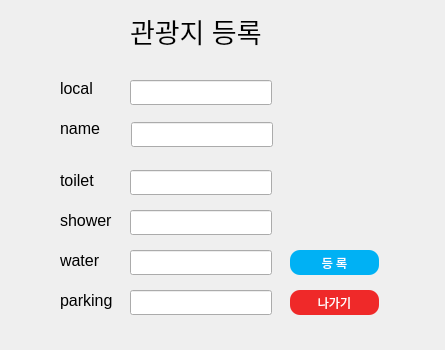
<?xml version="1.0" encoding="UTF-8"?>
<ui version="4.0">
 <class>add_beach</class>
 <widget class="QDialog" name="add_beach">
  <property name="geometry">
   <rect>
    <x>0</x>
    <y>0</y>
    <width>445</width>
    <height>350</height>
   </rect>
  </property>
  <property name="windowTitle">
   <string>Dialog</string>
  </property>
  <widget class="QLabel" name="label">
   <property name="geometry">
    <rect>
     <x>130</x>
     <y>10</y>
     <width>171</width>
     <height>41</height>
    </rect>
   </property>
   <property name="font">
    <font>
     <pointsize>20</pointsize>
    </font>
   </property>
   <property name="text">
    <string>관광지 등록</string>
   </property>
  </widget>
  <widget class="QLineEdit" name="local_input">
   <property name="geometry">
    <rect>
     <x>130</x>
     <y>80</y>
     <width>142</width>
     <height>25</height>
    </rect>
   </property>
  </widget>
  <widget class="QLineEdit" name="name_input">
   <property name="geometry">
    <rect>
     <x>131</x>
     <y>122</y>
     <width>142</width>
     <height>25</height>
    </rect>
   </property>
  </widget>
  <widget class="QLineEdit" name="toilet_input">
   <property name="geometry">
    <rect>
     <x>130</x>
     <y>170</y>
     <width>142</width>
     <height>25</height>
    </rect>
   </property>
  </widget>
  <widget class="QLineEdit" name="shower_input">
   <property name="geometry">
    <rect>
     <x>130</x>
     <y>210</y>
     <width>142</width>
     <height>25</height>
    </rect>
   </property>
  </widget>
  <widget class="QLineEdit" name="water_input">
   <property name="geometry">
    <rect>
     <x>130</x>
     <y>250</y>
     <width>142</width>
     <height>25</height>
    </rect>
   </property>
  </widget>
  <widget class="QLineEdit" name="parking_input">
   <property name="geometry">
    <rect>
     <x>130</x>
     <y>290</y>
     <width>142</width>
     <height>25</height>
    </rect>
   </property>
  </widget>
  <widget class="QLabel" name="local">
   <property name="geometry">
    <rect>
     <x>60</x>
     <y>80</y>
     <width>41</width>
     <height>17</height>
    </rect>
   </property>
   <property name="font">
    <font>
     <pointsize>12</pointsize>
    </font>
   </property>
   <property name="text">
    <string>local</string>
   </property>
  </widget>
  <widget class="QLabel" name="name">
   <property name="geometry">
    <rect>
     <x>60</x>
     <y>120</y>
     <width>41</width>
     <height>17</height>
    </rect>
   </property>
   <property name="font">
    <font>
     <pointsize>12</pointsize>
    </font>
   </property>
   <property name="text">
    <string>name</string>
   </property>
  </widget>
  <widget class="QLabel" name="toilet">
   <property name="geometry">
    <rect>
     <x>60</x>
     <y>170</y>
     <width>51</width>
     <height>20</height>
    </rect>
   </property>
   <property name="font">
    <font>
     <pointsize>12</pointsize>
    </font>
   </property>
   <property name="text">
    <string>toilet</string>
   </property>
  </widget>
  <widget class="QLabel" name="shower">
   <property name="geometry">
    <rect>
     <x>60</x>
     <y>210</y>
     <width>71</width>
     <height>20</height>
    </rect>
   </property>
   <property name="font">
    <font>
     <pointsize>12</pointsize>
    </font>
   </property>
   <property name="text">
    <string>shower</string>
   </property>
  </widget>
  <widget class="QLabel" name="water">
   <property name="geometry">
    <rect>
     <x>60</x>
     <y>250</y>
     <width>61</width>
     <height>20</height>
    </rect>
   </property>
   <property name="font">
    <font>
     <pointsize>12</pointsize>
    </font>
   </property>
   <property name="text">
    <string>water</string>
   </property>
  </widget>
  <widget class="QLabel" name="parking">
   <property name="geometry">
    <rect>
     <x>60</x>
     <y>290</y>
     <width>71</width>
     <height>20</height>
    </rect>
   </property>
   <property name="font">
    <font>
     <pointsize>12</pointsize>
    </font>
   </property>
   <property name="text">
    <string>parking</string>
   </property>
  </widget>
  <widget class="QPushButton" name="resist_btn">
   <property name="geometry">
    <rect>
     <x>290</x>
     <y>250</y>
     <width>89</width>
     <height>25</height>
    </rect>
   </property>
   <property name="styleSheet">
    <string notr="true">QPushButton{
	background-color: rgb(0, 177,244);
	color: rgb(255, 255, 255);
    border-radius: 10px;
}
QPushButton:hover{
	
	background-color: rgb(255, 255, 255);
	color: rgb(0, 177, 244);
    border-radius: 10px;
}</string>
   </property>
   <property name="text">
    <string>등 록</string>
   </property>
  </widget>
  <widget class="QPushButton" name="out_btn">
   <property name="geometry">
    <rect>
     <x>290</x>
     <y>290</y>
     <width>89</width>
     <height>25</height>
    </rect>
   </property>
   <property name="styleSheet">
    <string notr="true">QPushButton{
	background-color: rgb(239, 41,41);
	color: rgb(255, 255, 255);
    border-radius: 10px;
}
QPushButton:hover{
	
	background-color: rgb(255, 255, 255);
	color: rgb(239, 41, 41);
    border-radius: 10px;
}</string>
   </property>
   <property name="text">
    <string>나가기</string>
   </property>
  </widget>
  <widget class="QLabel" name="label_2">
   <property name="geometry">
    <rect>
     <x>0</x>
     <y>20</y>
     <width>67</width>
     <height>17</height>
    </rect>
   </property>
   <property name="text">
    <string/>
   </property>
  </widget>
  <widget class="QLabel" name="label_3">
   <property name="geometry">
    <rect>
     <x>0</x>
     <y>0</y>
     <width>445</width>
     <height>350</height>
    </rect>
   </property>
   <property name="text">
    <string/>
   </property>
   <property name="pixmap">
    <pixmap>../다운로드/pngwing.com.png</pixmap>
   </property>
   <property name="scaledContents">
    <bool>true</bool>
   </property>
  </widget>
  <zorder>label_3</zorder>
  <zorder>label</zorder>
  <zorder>local_input</zorder>
  <zorder>name_input</zorder>
  <zorder>toilet_input</zorder>
  <zorder>shower_input</zorder>
  <zorder>water_input</zorder>
  <zorder>parking_input</zorder>
  <zorder>local</zorder>
  <zorder>name</zorder>
  <zorder>toilet</zorder>
  <zorder>shower</zorder>
  <zorder>water</zorder>
  <zorder>parking</zorder>
  <zorder>resist_btn</zorder>
  <zorder>out_btn</zorder>
  <zorder>label_2</zorder>
 </widget>
 <resources/>
 <connections/>
</ui>
